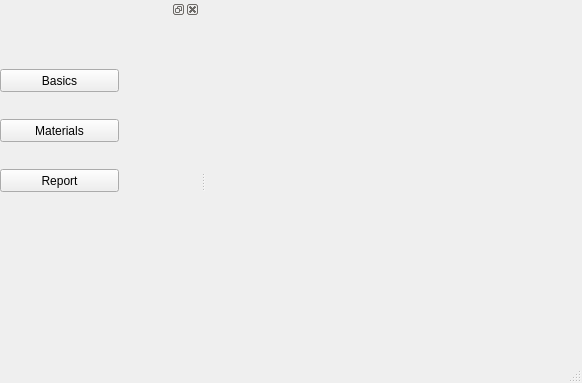
<?xml version="1.0" encoding="UTF-8"?>
<ui version="4.0">
 <class>MainWindow</class>
 <widget class="QMainWindow" name="MainWindow">
  <property name="geometry">
   <rect>
    <x>0</x>
    <y>0</y>
    <width>582</width>
    <height>383</height>
   </rect>
  </property>
  <property name="windowTitle">
   <string>MainWindow</string>
  </property>
  <widget class="QWidget" name="centralwidget">
   <widget class="QStackedWidget" name="stackedWidget">
    <property name="geometry">
     <rect>
      <x>230</x>
      <y>200</y>
      <width>120</width>
      <height>80</height>
     </rect>
    </property>
    <property name="currentIndex">
     <number>1</number>
    </property>
    <widget class="QWidget" name="page"/>
    <widget class="QWidget" name="page_2"/>
   </widget>
  </widget>
  <widget class="QMenuBar" name="menubar">
   <property name="geometry">
    <rect>
     <x>0</x>
     <y>0</y>
     <width>582</width>
     <height>22</height>
    </rect>
   </property>
  </widget>
  <widget class="QStatusBar" name="statusbar"/>
  <widget class="QDockWidget" name="verticalMenu">
   <property name="minimumSize">
    <size>
     <width>200</width>
     <height>200</height>
    </size>
   </property>
   <attribute name="dockWidgetArea">
    <number>1</number>
   </attribute>
   <widget class="QWidget" name="dockWidgetContents_3">
    <widget class="QPushButton" name="btn_basics">
     <property name="geometry">
      <rect>
       <x>0</x>
       <y>50</y>
       <width>119</width>
       <height>23</height>
      </rect>
     </property>
     <property name="text">
      <string>Basics</string>
     </property>
    </widget>
    <widget class="QPushButton" name="btn_materials">
     <property name="geometry">
      <rect>
       <x>0</x>
       <y>100</y>
       <width>119</width>
       <height>23</height>
      </rect>
     </property>
     <property name="text">
      <string>Materials</string>
     </property>
    </widget>
    <widget class="QPushButton" name="btn_report">
     <property name="geometry">
      <rect>
       <x>0</x>
       <y>150</y>
       <width>119</width>
       <height>23</height>
      </rect>
     </property>
     <property name="text">
      <string>Report</string>
     </property>
    </widget>
   </widget>
  </widget>
  <action name="actionlesson_s_reminder">
   <property name="text">
    <string>lesson reminder</string>
   </property>
   <property name="font">
    <font>
     <pointsize>9</pointsize>
    </font>
   </property>
  </action>
  <action name="actionhow_infrared_camera_works">
   <property name="text">
    <string>infrared camera </string>
   </property>
  </action>
 </widget>
 <resources/>
 <connections/>
</ui>
